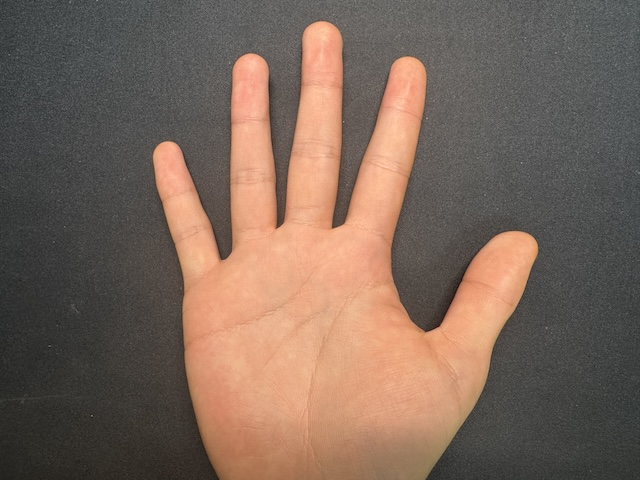
#> input picture pyramid_blending/input/hand_raw.jpg, 640 x 480 px
$ python run_ablation_study.py   (older library calls are emulated)
#> lines starting #> are read from the running program, lines starting #| are printed output that depends on the picture
### pyramid_blending/src/preprocessing.py
"""
Image preprocessing module for pyramid blending
"""
import cv2
import numpy as np
from .utils import normalize_image, save_image


def load_and_preprocess(hand_path, eye_path, output_dir=None):
    """
    Load and preprocess hand and eye images

    Args:
        hand_path: Path to hand image
        eye_path: Path to eye image
        output_dir: Optional output directory to save preprocessed images

    Returns:
        hand_img: (480, 640, 3) dtype=float32, normalized to [0, 1]
        eye_img: (480, 640, 3) dtype=float32, eye positioned at center
    """
#> called with hand_path = 'pyramid_blending/input/hand_raw.jpg', eye_path = 'pyramid_blending/input/eye_raw.jpg'
    # Load images
    hand_raw = cv2.imread(hand_path)
#> hand_raw is the input picture: shape (480, 640, 3); mean B, G, R 89.8, 102.2, 122.5
    eye_raw = cv2.imread(eye_path)
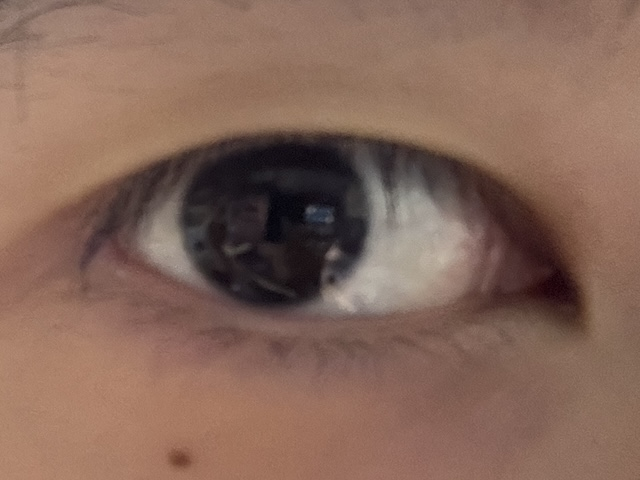
#> input picture pyramid_blending/input/eye_raw.jpg, 640 x 480 px
#> eye_raw is the input picture: shape (480, 640, 3); mean B, G, R 89.5, 102.9, 133.5

    if hand_raw is None:
        raise FileNotFoundError(f"Hand image not found: {hand_path}")
    if eye_raw is None:
        raise FileNotFoundError(f"Eye image not found: {eye_path}")

    # Convert BGR to RGB
    hand_raw = cv2.cvtColor(hand_raw, cv2.COLOR_BGR2RGB)
    eye_raw = cv2.cvtColor(eye_raw, cv2.COLOR_BGR2RGB)

    # 1. Process hand image: center crop and resize to 640×480
    hand_img = preprocess_hand(hand_raw, target_size=(640, 480))

    # 2. Process eye image: crop and resize to 120×90
    eye_cropped = preprocess_eye(eye_raw, target_size=(120, 90))

    # 3. Place eye on 640×480 canvas at position (325, 315)
    # Position (325, 315) means row=325, col=315
    eye_img = place_on_canvas(eye_cropped, canvas_size=(480, 640),
                              position=(325, 315))  # Eye position

    # Normalize to [0, 1]
    hand_img = normalize_image(hand_img)
    eye_img = normalize_image(eye_img)

    # Save preprocessed images if output_dir is provided
    if output_dir:
        import os
        preprocessed_dir = os.path.join(output_dir, 'preprocessed')
        save_image(hand_img, os.path.join(preprocessed_dir, 'hand_640x480.jpg'))
        save_image(eye_img, os.path.join(preprocessed_dir, 'eye_120x90.jpg'))

    return hand_img, eye_img


def preprocess_hand(hand_raw, target_size=(640, 480)):
    """
    Preprocess hand image with center crop and resize

    Args:
        hand_raw: Raw hand image
        target_size: Target size (width, height)

    Returns:
        hand_processed: Processed hand image
    """
#> called with target_size = (640, 480)
    h, w = hand_raw.shape[:2]
    target_w, target_h = target_size

    # Calculate aspect ratios
    aspect_ratio = target_w / target_h
    current_ratio = w / h

    # Center crop to match aspect ratio
    if current_ratio > aspect_ratio:
        # Image is wider: crop width
        new_w = int(h * aspect_ratio)
        start_x = (w - new_w) // 2
        cropped = hand_raw[:, start_x:start_x + new_w]
    else:
        # Image is taller: crop height
        new_h = int(w / aspect_ratio)
        start_y = (h - new_h) // 2
        cropped = hand_raw[start_y:start_y + new_h, :]

    # Resize to target size
    resized = cv2.resize(cropped, target_size, interpolation=cv2.INTER_LINEAR)

    return resized


def preprocess_eye(eye_raw, target_size=(120, 90)):
    """
    Preprocess eye image: crop and resize

    Args:
        eye_raw: Raw eye image
        target_size: Target size (width, height)

    Returns:
        eye_processed: Processed eye image
    """
#> called with target_size = (120, 90)
    h, w = eye_raw.shape[:2]
    target_w, target_h = target_size

    # Crop to remove hair (top 10% of image)
    crop_top = int(h * 0.1)
    cropped = eye_raw[crop_top:, :]
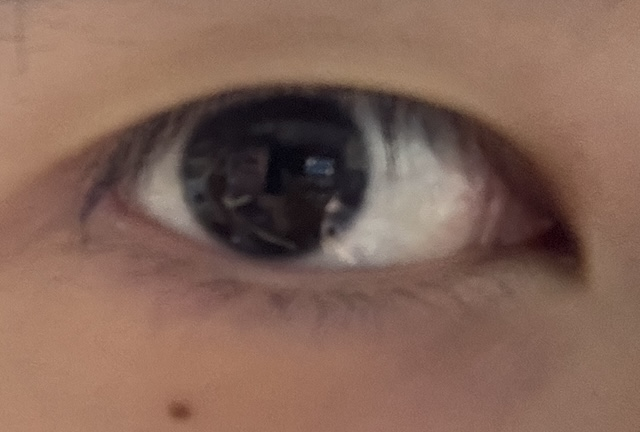
#> cropped: shape (432, 640, 3); mean R, G, B 132, 101.5, 88.1

    # Center crop to match aspect ratio
    h, w = cropped.shape[:2]
    aspect_ratio = target_w / target_h
    current_ratio = w / h

    if current_ratio > aspect_ratio:
        # Crop width
        new_w = int(h * aspect_ratio)
        start_x = (w - new_w) // 2
        cropped = cropped[:, start_x:start_x + new_w]
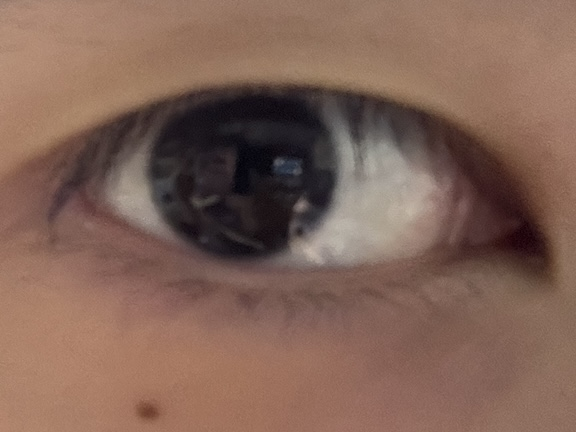
#> cropped: shape (432, 576, 3); mean R, G, B 129.2, 99.3, 86.6
    else:
        # Crop height
        new_h = int(w / aspect_ratio)
        start_y = (h - new_h) // 2
        cropped = cropped[start_y:start_y + new_h, :]

    # Resize to target size
    resized = cv2.resize(cropped, target_size, interpolation=cv2.INTER_LINEAR)

    return resized


def place_on_canvas(image, canvas_size=(480, 640), position=(240, 240)):
    """
    Place image on black canvas at specified position

    Args:
        image: Image to place
        canvas_size: Canvas size (height, width)
        position: Position (row, col) for center of image

    Returns:
        canvas: Canvas with image placed
    """
#> called with canvas_size = (480, 640), position = (325, 315)
    canvas_h, canvas_w = canvas_size
    img_h, img_w = image.shape[:2]

    # Create black canvas
    canvas = np.zeros((canvas_h, canvas_w, 3), dtype=image.dtype)

    # Calculate top-left corner position
    row, col = position
    start_row = row - img_h // 2
    start_col = col - img_w // 2

    # Ensure within bounds
    start_row = max(0, min(start_row, canvas_h - img_h))
    start_col = max(0, min(start_col, canvas_w - img_w))

    # Place image
    canvas[start_row:start_row + img_h, start_col:start_col + img_w] = image
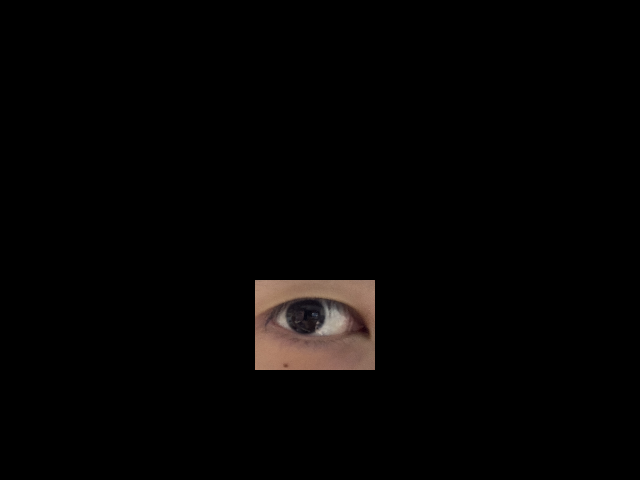
#> canvas: shape (480, 640, 3); mean R, G, B 4.5, 3.5, 3

    return canvas


def create_mask(shape=(480, 640), center=(240, 240), axes=(60, 45), blur_kernel=31, output_dir=None):
    """
    Create elliptical mask with Gaussian blur

    Args:
        shape: Mask shape (height, width)
        center: Ellipse center (row, col)
        axes: Ellipse axes (axis_x, axis_y)
        blur_kernel: Gaussian blur kernel size (must be odd)
        output_dir: Optional output directory to save mask

    Returns:
        mask: Blurred mask with values in [0, 1]
    """
    h, w = shape
    center_row, center_col = center
    axis_x, axis_y = axes

    # Create mask: all zeros
    mask = np.zeros((h, w), dtype=np.uint8)

    # Draw filled ellipse (255 = white)
    # OpenCV uses (x, y) format, so we need (col, row)
    cv2.ellipse(mask, (center_col, center_row), (axis_x, axis_y),
                0, 0, 360, 255, -1)

    # Save mask before blur if requested
    if output_dir:
        import os
        preprocessed_dir = os.path.join(output_dir, 'preprocessed')
        save_image(mask, os.path.join(preprocessed_dir, 'mask_ellipse.png'))

    # Apply Gaussian blur for smooth transition
    if blur_kernel > 0:
        mask = cv2.GaussianBlur(mask, (blur_kernel, blur_kernel), 0)

    # Normalize to [0, 1]
    mask = mask.astype(np.float32) / 255.0

    # Add channel dimension for broadcasting
    mask = mask[:, :, np.newaxis]

    # Save blurred mask if requested
    if output_dir:
        import os
        preprocessed_dir = os.path.join(output_dir, 'preprocessed')
        save_image(mask, os.path.join(preprocessed_dir, 'mask.png'))

    return mask

### pyramid_blending/src/utils.py
"""
Utility functions for image pyramid blending project
"""
import os
import time
import cv2
import numpy as np
from functools import wraps
from datetime import datetime


# [20 lines left out: function create_output_directories, not called in this run]


def save_image(image, path):
    """
    Save image with proper normalization

    Args:
        image: Image array (can be float32 [0,1] or uint8 [0,255])
        path: Output path
    """
    os.makedirs(os.path.dirname(path), exist_ok=True)

    # Normalize to uint8 if needed
    if image.dtype == np.float32 or image.dtype == np.float64:
        # Clip to [0, 1] range and convert to [0, 255]
        image = np.clip(image, 0, 1)
        image = (image * 255).astype(np.uint8)

    # Handle single channel images
    if len(image.shape) == 2:
        cv2.imwrite(path, image)
    else:
        # Convert RGB to BGR for OpenCV
        cv2.imwrite(path, cv2.cvtColor(image, cv2.COLOR_RGB2BGR))


# [26 lines left out: function load_image, not called in this run]


def normalize_image(image):
    """
    Normalize image to [0, 1] float32

    Args:
        image: Image array

    Returns:
        normalized: Normalized image
    """
    if image.dtype == np.uint8:
        return image.astype(np.float32) / 255.0
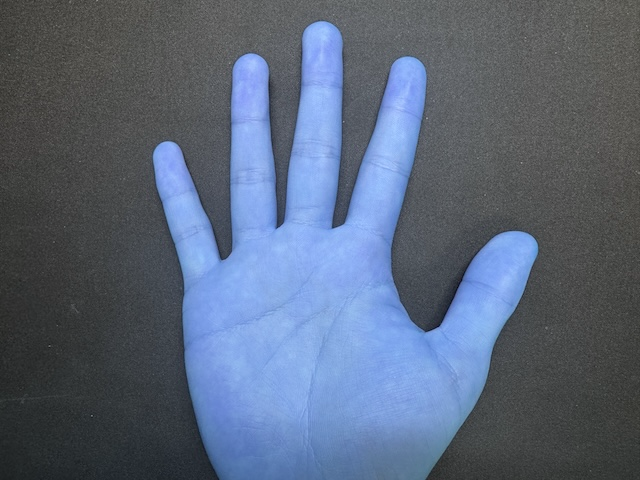
#> returned value: shape (480, 640, 3) float32; mean of channels 0, 1, 2 0.48, 0.401, 0.352; drawn as B, G, R
    elif image.dtype == np.float32 or image.dtype == np.float64:
        return np.clip(image, 0, 1).astype(np.float32)
    else:
        return image.astype(np.float32)


# [183 lines left out: functions measure_time, log_message, get_pyramid_shape_str, calculate_memory_usage, ensure_same_size, gaussian_kernel_5x5 and 3 more, not called in this run]

### pyramid_blending/src/pyramid_generation.py
"""
Pyramid generation module: Gaussian and Laplacian pyramids
"""
import cv2
import numpy as np
import time
import os
from .utils import save_image, gaussian_kernel_5x5, convolve2d


def gaussian_pyramid_opencv(image, levels=5, output_dir=None, name='image'):
    """
    Generate Gaussian pyramid using OpenCV

    Args:
        image: Input image (H, W, 3) or (H, W)
        levels: Number of pyramid levels
        output_dir: Optional directory to save pyramid images
        name: Name prefix for saved images

    Returns:
        gp: List of images [level_0, level_1, ..., level_n]
        times: List of processing times for each level
    """
    gp = []
    times = []

    current = image.copy()
    gp.append(current)
    times.append(0)  # Level 0 is just the original

    for i in range(1, levels):
        start_time = time.time()
        current = cv2.pyrDown(current)
        elapsed = (time.time() - start_time) * 1000  # milliseconds

        gp.append(current)
        times.append(elapsed)

        # Save if output_dir provided
        if output_dir:
            pyramid_dir = os.path.join(output_dir, 'pyramids', f'{name}_gaussian')
            save_image(current, os.path.join(pyramid_dir, f'level_{i}.png'))

    # Save level 0
    if output_dir:
        pyramid_dir = os.path.join(output_dir, 'pyramids', f'{name}_gaussian')
        save_image(gp[0], os.path.join(pyramid_dir, 'level_0.png'))

    return gp, times


# [51 lines left out: function gaussian_pyramid_raw, not called in this run]


def laplacian_pyramid(gaussian_pyramid, output_dir=None, name='image'):
    """
    Generate Laplacian pyramid from Gaussian pyramid using OpenCV

    Args:
        gaussian_pyramid: List of Gaussian pyramid levels
        output_dir: Optional directory to save pyramid images
        name: Name prefix for saved images

    Returns:
        lp: List of Laplacian images [L0, L1, ..., Ln-1, Gn]
    """
    lp = []
    levels = len(gaussian_pyramid)

    # For each level except the last
    for i in range(levels - 1):
        # Get current Gaussian level
        G_i = gaussian_pyramid[i]

        # Get next Gaussian level and upsample it
        G_i1 = gaussian_pyramid[i + 1]
        G_i1_upsampled = cv2.pyrUp(G_i1)

        # Ensure same size (handle rounding issues)
        if G_i1_upsampled.shape[:2] != G_i.shape[:2]:
            G_i1_upsampled = cv2.resize(G_i1_upsampled,
                                        (G_i.shape[1], G_i.shape[0]))

        # Laplacian = G_i - upsample(G_i+1)
        L_i = G_i - G_i1_upsampled
        lp.append(L_i)

        # Save if output_dir provided
        if output_dir:
            pyramid_dir = os.path.join(output_dir, 'pyramids', f'{name}_laplacian')
            save_image(L_i, os.path.join(pyramid_dir, f'level_{i}.png'))

    # Add the smallest Gaussian level as the last Laplacian level
    lp.append(gaussian_pyramid[-1])

    # Save last level
    if output_dir:
        pyramid_dir = os.path.join(output_dir, 'pyramids', f'{name}_laplacian')
        save_image(gaussian_pyramid[-1],
                  os.path.join(pyramid_dir, f'level_{levels-1}.png'))

    return lp


# [144 lines left out: functions laplacian_pyramid_raw, build_pyramids, print_pyramid_info, validate_pyramid_sizes, not called in this run]

### pyramid_blending/src/blending.py
"""
Image blending algorithms
"""
import cv2
import numpy as np
from .reconstruction import blend_pyramids_at_level, reconstruct_from_laplacian


def direct_blending(hand, eye, mask):
    """
    Direct (Alpha) blending

    Args:
        hand: Background image (480, 640, 3)
        eye: Foreground image (480, 640, 3)
        mask: Blending mask (480, 640, 1) or (480, 640)

    Returns:
        blended: Blended image (480, 640, 3)
    """
    # Ensure mask has correct shape
    if len(mask.shape) == 2:
        mask = mask[:, :, np.newaxis]

    # Ensure all images have same size
    if hand.shape[:2] != eye.shape[:2]:
        eye = cv2.resize(eye, (hand.shape[1], hand.shape[0]))

    if mask.shape[:2] != hand.shape[:2]:
        mask = cv2.resize(mask, (hand.shape[1], hand.shape[0]))
        if len(mask.shape) == 2:
            mask = mask[:, :, np.newaxis]

    # Direct blending: output = hand * (1 - mask) + eye * mask
    blended = hand * (1 - mask) + eye * mask

    return blended


# [42 lines left out: functions pyramid_blending, multi_level_blending, not called in this run]

### pyramid_blending/src/reconstruction.py
"""
Pyramid reconstruction module
"""
import cv2
import numpy as np


def reconstruct_from_laplacian(lap_pyramid, target_shape=None, debug=False, min_reconstruction_level=None):
    """
    Reconstruct image from Laplacian pyramid

    Args:
        lap_pyramid: List of Laplacian levels [L0, L1, ..., Ln-1, Gn]
        target_shape: Optional target shape for final image (H, W)
        debug: If True, print intermediate min/max values
        min_reconstruction_level: Minimum level to reconstruct down to (0=finest, full reconstruction)
                                 None means reconstruct all the way to level 0 (full quality)
                                 Example: min_level=2 reconstructs L5→L4→L3→L2 (stops before L1, L0)

    Returns:
        reconstructed: Reconstructed image
    """
    # Start from the smallest level (last element)
    result = lap_pyramid[-1].copy()

    if debug:
        print(f"\n[Reconstruction Debug]")
        print(f"  Base level: min={result.min():.4f}, max={result.max():.4f}")

    # Determine minimum reconstruction level
    # If min_reconstruction_level=None, go all the way to 0 (full reconstruction)
    # If min_reconstruction_level=2, stop at level 2 (don't add L1, L0)
    if min_reconstruction_level is None:
        min_reconstruction_level = 0

    # Reconstruct from bottom to top
    for i in range(len(lap_pyramid) - 2, -1, -1):
        # Check if we should stop here
        if i < min_reconstruction_level:
            if debug:
                print(f"  Stopping at level {min_reconstruction_level} (skipping L{i} and below)")
            break

        # Upsample result
        result = cv2.pyrUp(result)

        # Get target Laplacian level
        L_i = lap_pyramid[i]

        # Ensure same size (handle rounding issues)
        if result.shape[:2] != L_i.shape[:2]:
            result = cv2.resize(result, (L_i.shape[1], L_i.shape[0]))

        # Add Laplacian
        result = result + L_i

        if debug:
            print(f"  After adding L{i}: min={result.min():.4f}, max={result.max():.4f}")

        # CRITICAL FIX: Clip values to [0, 1] to prevent negative accumulation
        # Without this, negative values accumulate and become 0 (black) when converted to uint8
        result = np.clip(result, 0, 1.0)

        if debug:
            print(f"  After clipping: min={result.min():.4f}, max={result.max():.4f}")

    # If target shape is specified, resize to match
    if target_shape is not None:
        if result.shape[:2] != target_shape:
            result = cv2.resize(result, (target_shape[1], target_shape[0]))

    # Final safety clip
    result = np.clip(result, 0, 1.0)

    if debug:
        print(f"  Final result: min={result.min():.4f}, max={result.max():.4f}")

    return result


# [44 lines left out: function validate_reconstruction, not called in this run]


def blend_pyramids_at_level(lap1, lap2, mask_gp, levels=None):
    """
    Blend two Laplacian pyramids using mask Gaussian pyramid

    Args:
        lap1: First Laplacian pyramid (background)
        lap2: Second Laplacian pyramid (foreground)
        mask_gp: Mask Gaussian pyramid
        levels: Number of levels to blend (if None, use all)

    Returns:
        blended_lap: Blended Laplacian pyramid
    """
    if levels is None:
        levels = len(lap1)

    blended_lap = []

    for i in range(levels):
        # Get mask for this level
        mask = mask_gp[i]

        # Ensure mask has correct shape
        if len(mask.shape) == 2:
            mask = mask[:, :, np.newaxis]

        # Get Laplacian levels
        L1 = lap1[i]
        L2 = lap2[i]

        # Ensure same size
        if L1.shape[:2] != L2.shape[:2]:
            L2 = cv2.resize(L2, (L1.shape[1], L1.shape[0]))

        if mask.shape[:2] != L1.shape[:2]:
            mask = cv2.resize(mask, (L1.shape[1], L1.shape[0]))
            if len(mask.shape) == 2:
                mask = mask[:, :, np.newaxis]

        # Match mask dimensions to Laplacian dimensions
        # If L1 is 2D (grayscale), mask should be 2D
        # If L1 is 3D (color), mask should be 3D
        if len(L1.shape) == 2 and len(mask.shape) == 3:
            mask = mask[:, :, 0]  # Remove channel dimension
        elif len(L1.shape) == 3 and len(mask.shape) == 2:
            mask = mask[:, :, np.newaxis]  # Add channel dimension

        # Blend: L_blended = L1 * (1 - mask) + L2 * mask
        L_blended = L1 * (1 - mask) + L2 * mask

        blended_lap.append(L_blended)

    return blended_lap


# [15 lines left out: function print_pyramid_stats, not called in this run]

### pyramid_blending/src/metrics.py
"""
Quality metrics calculation module
"""
import numpy as np
import json
import os
from skimage.metrics import structural_similarity as ssim
from sklearn.metrics import mean_squared_error


def calculate_metrics(result, reference):
    """
    Calculate quality metrics between result and reference images

    Args:
        result: Result image (H, W, 3) or (H, W)
        reference: Reference image (H, W, 3) or (H, W)

    Returns:
        metrics: Dictionary containing SSIM, MSE, and PSNR
    """
    # Ensure same size
    if result.shape != reference.shape:
        import cv2
        result = cv2.resize(result, (reference.shape[1], reference.shape[0]))

    # Ensure float32 in [0, 1]
    if result.dtype == np.uint8:
        result = result.astype(np.float32) / 255.0
    if reference.dtype == np.uint8:
        reference = reference.astype(np.float32) / 255.0

    # Calculate SSIM
    if len(result.shape) == 3:
        # Multi-channel: calculate SSIM for each channel and average
        ssim_value = ssim(reference, result, multichannel=True, channel_axis=2,
                         data_range=1.0)
    else:
        # Single channel
        ssim_value = ssim(reference, result, data_range=1.0)

    # Calculate MSE
    mse_value = mean_squared_error(reference.flatten(), result.flatten())

    # Calculate PSNR
    if mse_value > 0:
        psnr_value = 20 * np.log10(1.0 / np.sqrt(mse_value))
    else:
        psnr_value = float('inf')

    metrics = {
        'ssim': float(ssim_value),
        'mse': float(mse_value),
        'psnr': float(psnr_value)
    }

    return metrics


# [165 lines left out: functions calculate_all_metrics, save_metrics_report, print_metrics_table, compare_methods, generate_analysis_summary, not called in this run]

### pyramid_blending/scripts/run_ablation_study.py
"""
Ablation Study: Mask Blur Kernel 변화 실험

서로 다른 blur kernel 값으로 마스크를 생성하여
블렌딩 품질이 어떻게 변하는지 분석
"""
import os
import sys

# Add parent directory to path to import src modules
sys.path.insert(0, os.path.dirname(os.path.dirname(os.path.abspath(__file__))))

import numpy as np
import json
from src.preprocessing import load_and_preprocess, create_mask
from src.pyramid_generation import gaussian_pyramid_opencv, laplacian_pyramid
from src.reconstruction import blend_pyramids_at_level, reconstruct_from_laplacian
from src.blending import direct_blending
from src.metrics import calculate_metrics
from src.utils import save_image


def run_ablation_blur_kernel(blur_values=[11, 31, 51]):
    """
    Blur kernel 값 변화에 따른 ablation study

    Args:
        blur_values: 테스트할 blur kernel 값 리스트
    """
    print("\n" + "="*80)
    print(" "*20 + "ABLATION STUDY: MASK BLUR KERNEL")
    print("="*80)

    base_dir = os.path.dirname(os.path.dirname(os.path.abspath(__file__)))
    output_dir = os.path.join(base_dir, 'output', 'ablation_study')
    os.makedirs(output_dir, exist_ok=True)

    # 1. Load images
    print("\n[Step 1] Loading images...")
    hand_path = os.path.join(base_dir, 'input', 'hand_raw.jpg')
    eye_path = os.path.join(base_dir, 'input', 'eye_raw.jpg')
    hand_img, eye_img = load_and_preprocess(hand_path, eye_path)
    print(f"  ✓ Hand: {hand_img.shape}")
#|   ✓ Hand: (480, 640, 3)
#> (the rest of the program and of its run is left out)
